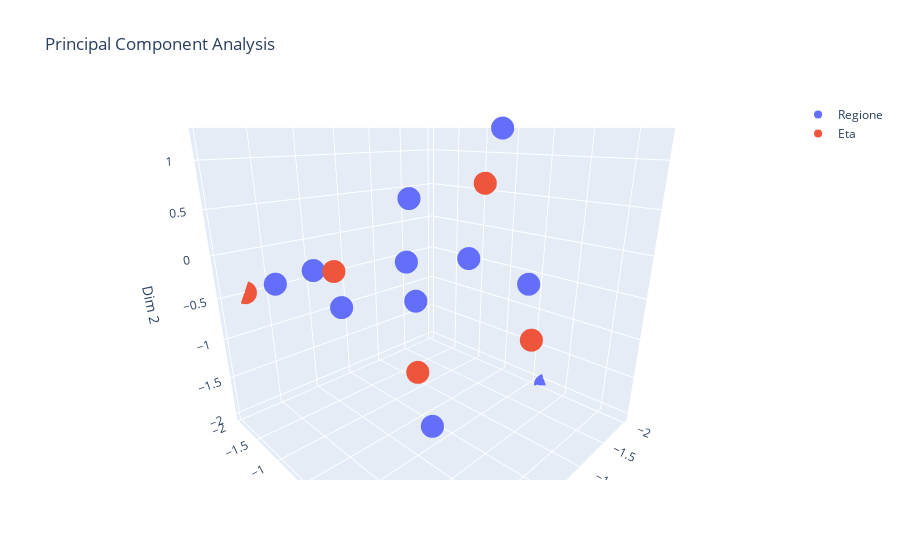

This figure's notebook cell:
### Code cell
import plotly.graph_objects as go

# Create traces for pcs_row and pcs_col with three dimensions
trace_pcs_row = go.Scatter3d(
    x=pcs_row['Dim 0'], y=pcs_row['Dim 1'], z=pcs_row['Dim 2'], mode='markers', name='Regione')
trace_pcs_col = go.Scatter3d(
    x=pcs_col['Dim 0'], y=pcs_col['Dim 1'], z=pcs_col['Dim 2'], mode='markers', name='Eta')

# Find the range of data along each axis
x_range = [min(pcs_row['Dim 0'].min(), pcs_col['Dim 0'].min()),
           max(pcs_row['Dim 0'].max(), pcs_col['Dim 0'].max())]
y_range = [min(pcs_row['Dim 1'].min(), pcs_col['Dim 1'].min()),
           max(pcs_row['Dim 1'].max(), pcs_col['Dim 1'].max())]
z_range = [min(pcs_row['Dim 2'].min(), pcs_col['Dim 2'].min()),
           max(pcs_row['Dim 2'].max(), pcs_col['Dim 2'].max())]

# Create layout with adjusted axis range to ensure equal aspect ratio and rotate the plot by 30 degrees
layout = go.Layout(title='Principal Component Analysis',
                   scene=dict(
                       xaxis=dict(title='Dim 0', range=x_range),
                       yaxis=dict(title='Dim 1', range=y_range),
                       zaxis=dict(title='Dim 2', range=z_range),
                       aspectmode='cube',  # Ensures equal aspect ratio
                       camera=dict(eye=dict(x=1, y=1, z=0.5),  # Adjust camera eye for rotation
                                   # Specify up direction
                                   up=dict(x=0, y=0, z=1),
                                   # Set projection type
                                   projection=dict(type='perspective'),
                                   ),
                   ),
                   )

# Create figure
fig = go.Figure(data=[trace_pcs_row, trace_pcs_col], layout=layout)

# Show plot
fig.show()

### Figure 1 — Plotly figure (JSON) as saved in the notebook; plotly's stock layout.template omitted (floating-point values rounded to 4 significant figures)
{"data": [{"mode": "markers", "name": "Regione", "type": "scatter3d", "x": [-2.077, -0.8257, 0.6191, -0.8125, -0.2011, 0.4837, -0.8257, -1.465, 1.035, 0.5021, -0.8257, 0.2791, 0.4837, 1.035, 1.035, 0.67], "y": [0.1894, 0.2532, -1.53, -0.1061, -0.3255, -0.9598, 0.2532, 0.2205, 1.333, 0.5751, 0.2532, 0.2033, -0.9598, 1.333, 1.333, -0.1843], "z": [-2.092, 1.309, -0.3076, -0.04098, 0.6567, -0.05859, 1.309, -0.4304, -0.4381, 0.0307, 1.309, 0.2232, -0.05859, -0.4381, -0.4381, -0.187]}, {"mode": "markers", "name": "Eta", "type": "scatter3d", "x": [-1.726, 0.8599, 0.402, 0.745, -0.6862], "y": [0.1426, 1.004, -0.7229, -2.032, 0.1907], "z": [-1.283, -0.2688, -0.03594, -0.5015, 0.8032]}], "layout": {"scene": {"aspectmode": "cube", "camera": {"eye": {"x": 1, "y": 1, "z": 0.5}, "projection": {"type": "perspective"}, "up": {"x": 0, "y": 0, "z": 1}}, "xaxis": {"range": [-2.077, 1.035], "title": {"text": "Dim 0"}}, "yaxis": {"range": [-2.032, 1.333], "title": {"text": "Dim 1"}}, "zaxis": {"range": [-2.092, 1.309], "title": {"text": "Dim 2"}}}, "title": {"text": "Principal Component Analysis"}}}
